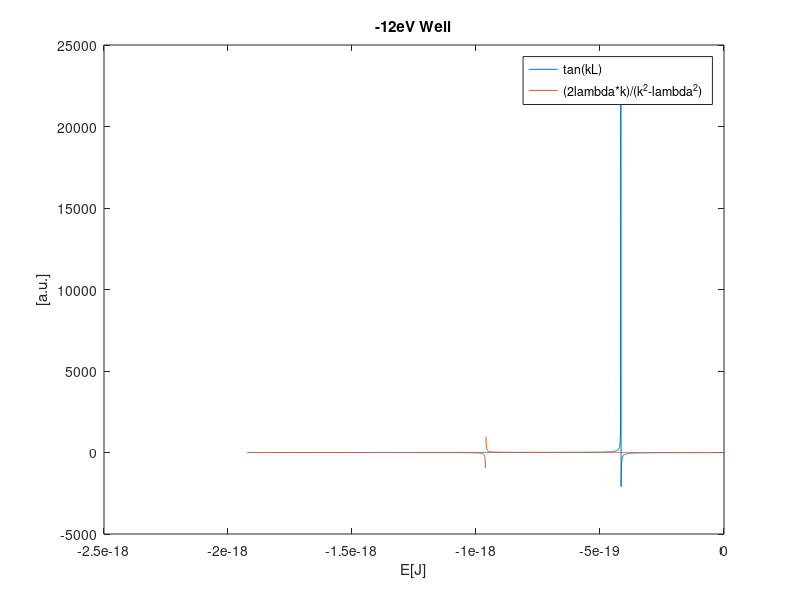
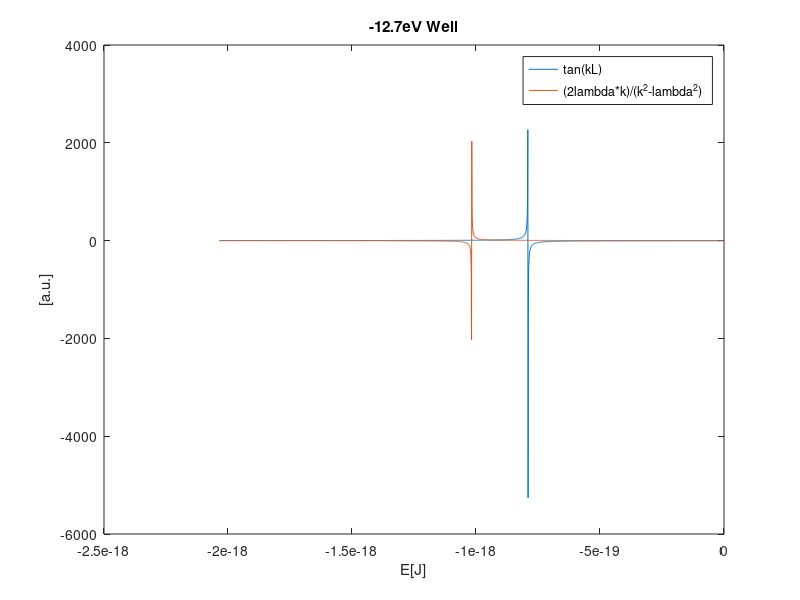
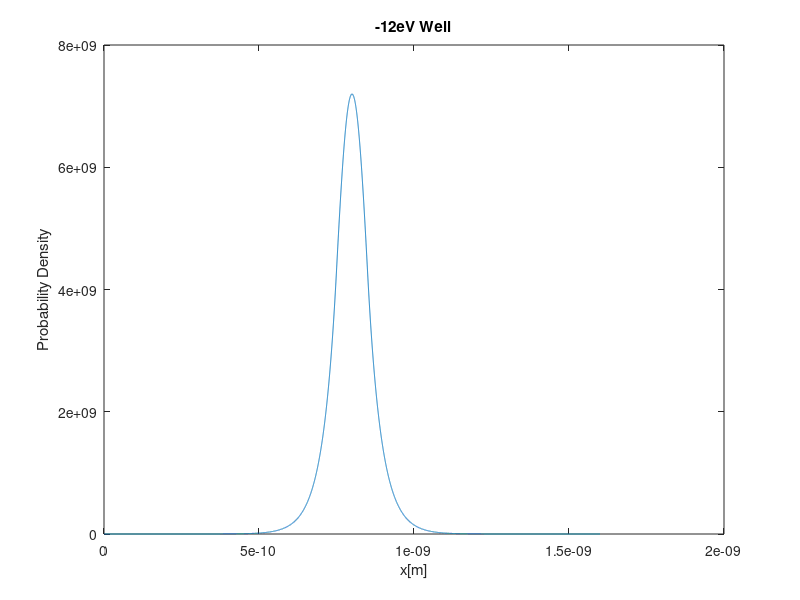
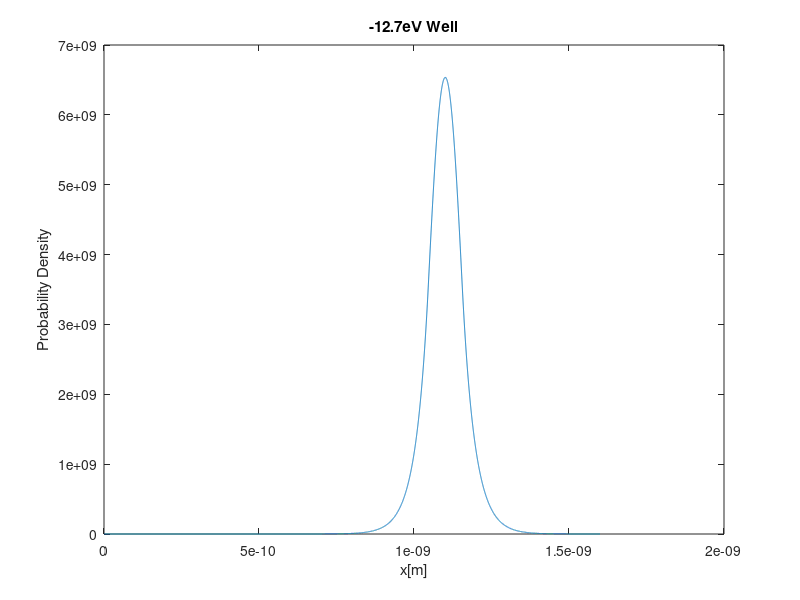

These figures' MATLAB source, in order:
%% 1 a 1
clear;clc;
U = -1.922*(10^(-18));%eV
E = (U:0.001*(10^(-18)):0);%eV
m = 9.10*10^(-31);%Kg
L = 1*10^(-10);%m
hbar = 1.054*10^(-34);%eV*s
lambda = sqrt(-2*m*E/(hbar^2));
k = sqrt(2*m*(E-U)/(hbar^2));
%tan(sqrt(k)*L) = (2*sqrt(lambdas.*ks))/(ks.^2-lambdas.^2);
figure(1)
plot(E,tan(k*L))
hold on
plot(E,(2*lambda.*k)./(k.^2-lambda.^2))
xlabel('E[J]');
ylabel('[a.u.]');
title('-12eV Well');
legend('tan(kL)','(2lambda*k)/(k^2-lambda^2)')
%% 1 a 2
U = -2.035*(10^(-18));%eV
E = (U:0.001*(10^(-18)):0);%eV
m = 9.10*10^(-31);%Kg
L = 1.1*10^(-10);%m
hbar = 1.054*10^(-34);%eV*s
lambda = sqrt(-2*m*E/(hbar^2));
k = sqrt(2*m*(E-U)/(hbar^2));

figure(2)
plot(E,tan(k*L))
hold on
plot(E,(2*lambda.*k)./(k.^2-lambda.^2))
xlabel('E[J]');
ylabel('[a.u.]');
title('-12.7eV Well');
legend('tan(kL)','(2lambda*k)/(k^2-lambda^2)')
%% 1 b 1
U = -1.922*(10^(-18));%eV
E = -7.718*(10^(-19));%eV
m = 9.10*10^(-31);%Kg
L = 1*10^(-10);%m
hbar = 1.054*10^(-34);%eV*s
lambda = sqrt(-2*m*E/(hbar^2));
k = sqrt(2*m*(E-U)/(hbar^2));
ee = exp(-lambda*L/2);
ss = sin(k*L/2);
cc = cos(k*L/2);
mat = [ee,0,ss,-cc;...
    0,ee,-ss,-cc;...
    lambda*ee*10^(-10),0,-k*cc*10^(-10),-k*ss*10^(-10);...
    0,-lambda*ee*10^(-10),-k*cc*10^(-10),k*ss*10^(-10);];
A1 = 1;
A2 = A1*(1+(tan(k*L/2))^2)/(2*(lambda/k)*tan(k*L/2)+...
    1-(tan(k*L/2))^2);
C = (ee*(A1+A2))/(2*cc);
B = (ee*(A2-A1))/(2*ss);
xi = 8*10^(-10);
x = (0:0.001*10^(-10):16*10^(-10));

outLeft=A1.*exp(lambda.*(x-xi));
outRight=A2*exp(-lambda.*(x-xi));
in=(B.*sin(k.*(x-xi))+C.*cos(k.*(x-xi)));

phi1_1=outLeft((x<(xi-L/2)));
phi1_2=in((x>=(xi-L/2) & x<=(xi+L/2)));
phi1_3=outRight((x>(xi+L/2)));
phi1=[phi1_1,phi1_2,phi1_3];
Nphi1 = phi1/sqrt(trapz((x(2)-x(1))*abs(phi1).^2));
figure(3)
plot(x,abs(Nphi1).^2);
xlabel('x[m]');
ylabel('Probability Density');
title('-12eV Well');
%% 1 b 2
U = -2.035*(10^(-18));%eV
E = -9.1324e-19;%eV
m = 9.10*10^(-31);%Kg
L = 1.1*10^(-10);%m
hbar = 1.054*10^(-34);%eV*s
lambda = sqrt(-2*m*E/(hbar^2));
k = sqrt(2*m*(E-U)/(hbar^2));
ee = exp(-lambda*L/2);
ss = sin(k*L/2);
cc = cos(k*L/2);
mat = [ee,0,ss,-cc;...
    0,ee,-ss,-cc;...
    lambda*ee*10^(-10),0,-k*cc*10^(-10),-k*ss*10^(-10);...
    0,-lambda*ee*10^(-10),-k*cc*10^(-10),k*ss*10^(-10);];
A1 = 1;
A2 = A1*(1+(tan(k*L/2))^2)/(2*(lambda/k)*tan(k*L/2)+...
    1-(tan(k*L/2))^2);
C = (ee*(A1+A2))/(2*cc);
B = (ee*(A2-A1))/(2*ss);
xi = 11*10^(-10);
x = (0:0.001*10^(-10):16*10^(-10));

outLeft=A1.*exp(lambda.*(x-xi));
outRight=A2*exp(-lambda.*(x-xi));
in=(B.*sin(k.*(x-xi))+C.*cos(k.*(x-xi)));

phi2_1=outLeft((x<(xi-L/2)));
phi2_2=in((x>=(xi-L/2) & x<=(xi+L/2)));
phi2_3=outRight((x>(xi+L/2)));
phi2=[phi2_1,phi2_2,phi2_3];
Nphi2 = phi2/sqrt(trapz((x(2)-x(1))*abs(phi1).^2));
figure(4)
plot(x,abs(Nphi2).^2);
xlabel('x[m]');
ylabel('Probability Density');
title('-12.7eV Well');
%% part b

U = -1.922*(10^(-18));%eV
E = -7.718*(10^(-19));%eV
m = 9.10*10^(-31);%Kg
L = 1*10^(-10);%m
hbar = 1.054*10^(-34);%eV*s
lambda = sqrt(-2*m*E/(hbar^2));
k = sqrt(2*m*(E-U)/(hbar^2));
ee = exp(-lambda*L/2);
ss = sin(k*L/2);
cc = cos(k*L/2);
mat = [ee,0,ss,-cc;...
    0,ee,-ss,-cc;...
    lambda*ee*10^(-10),0,-k*cc*10^(-10),-k*ss*10^(-10);...
    0,-lambda*ee*10^(-10),-k*cc*10^(-10),k*ss*10^(-10);];
A1 = 1;
A2 = A1*(1+(tan(k*L/2))^2)/(2*(lambda/k)*tan(k*L/2)+...
    1-(tan(k*L/2))^2);
C = (ee*(A1+A2))/(2*cc);
B = (ee*(A2-A1))/(2*ss);
xi = 11*10^(-10);
x = (0:0.001*10^(-10):16*10^(-10));

outLeft=A1.*exp(lambda.*(x-xi));
outRight=A2*exp(-lambda.*(x-xi));
in=(B.*sin(k.*(x-xi))+C.*cos(k.*(x-xi)));

phi3_1=outLeft((x<(xi-L/2)));
phi3_2=in((x>=(xi-L/2) & x<=(xi+L/2)));
phi3_3=outRight((x>(xi+L/2)));
phi3=[phi3_1,phi3_2,phi3_3];
Nphi3 = phi3/sqrt(trapz((x(2)-x(1))*abs(phi1).^2));


U1=-12; 
U2=-12; 
S11=1;
S22=1;
f=phi1.*phi3;
S12=trapz(x,f);
S21=S12;

E1=-4.8; 
E2=-4.8; 

S=[S11 S22 S12 S21];
E=[E1 E2 E2 E1];
U=[U1 U2 U1 U2];
H=S.*(E-U);
a1 = 1;
a2 = a1;
Phi_sum=a1*phi1+a2*phi3;

figure(5)
plot(x,Phi_sum);
xlabel('x (m)');
ylabel('Wave Function');
title('Identical Wells');


figure(6)
plot(x,abs(Phi_sum).^2);
xlabel('x (m)');
ylabel('Probability Density');
title('Identical Wells');

%%
U1=-12; 
U2=-12.7; 
S11=1;
S22=1;
f=phi1.*phi2;
S12=trapz(x,f);
S21=S12;

E1=-4.8; 
E2=-5.7; 

S=[S11 S22 S12 S21];
E=[E1 E2 E2 E1];
U=[U1 U2 U1 U2];
H=S.*(E-U);
a1 = 1;
a2 = -1/7;
Phi_sum=a1*phi1+a2*phi2;

figure(7)
plot(x,Phi_sum);
xlabel('x (m)');
ylabel('Wave Function');
title('Different Wells');


figure(8)
plot(x,abs(Phi_sum).^2);
xlabel('x (m)');
ylabel('Probability Density');
title('Different Wells');

